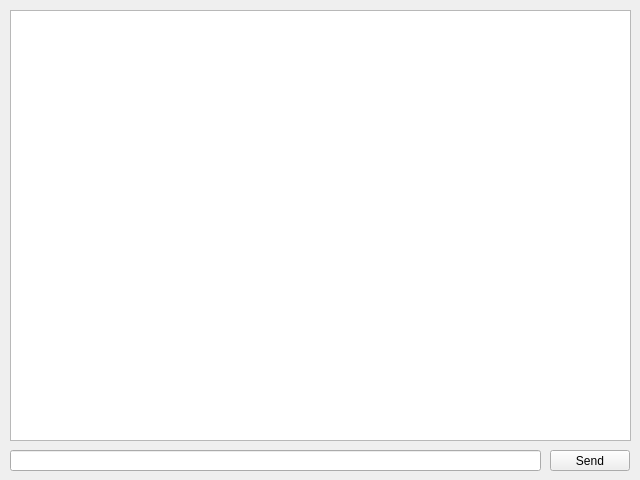
<?xml version="1.0" encoding="UTF-8"?>
<ui version="4.0">
 <class>ClientWindow</class>
 <widget class="QMainWindow" name="ClientWindow">
  <property name="geometry">
   <rect>
    <x>0</x>
    <y>0</y>
    <width>640</width>
    <height>480</height>
   </rect>
  </property>
  <property name="minimumSize">
   <size>
    <width>640</width>
    <height>480</height>
   </size>
  </property>
  <property name="maximumSize">
   <size>
    <width>640</width>
    <height>480</height>
   </size>
  </property>
  <property name="windowTitle">
   <string>Client</string>
  </property>
  <widget class="QWidget" name="centralwidget">
   <widget class="Console" name="console">
    <property name="geometry">
     <rect>
      <x>10</x>
      <y>10</y>
      <width>621</width>
      <height>431</height>
     </rect>
    </property>
   </widget>
   <widget class="QLineEdit" name="messageEdit">
    <property name="geometry">
     <rect>
      <x>10</x>
      <y>450</y>
      <width>531</width>
      <height>21</height>
     </rect>
    </property>
   </widget>
   <widget class="QPushButton" name="sendButton">
    <property name="geometry">
     <rect>
      <x>550</x>
      <y>450</y>
      <width>80</width>
      <height>21</height>
     </rect>
    </property>
    <property name="text">
     <string>Send</string>
    </property>
   </widget>
  </widget>
 </widget>
 <customwidgets>
  <customwidget>
   <class>Console</class>
   <extends>QTextEdit</extends>
   <header>../common/console.h</header>
  </customwidget>
 </customwidgets>
 <resources/>
 <connections/>
</ui>
